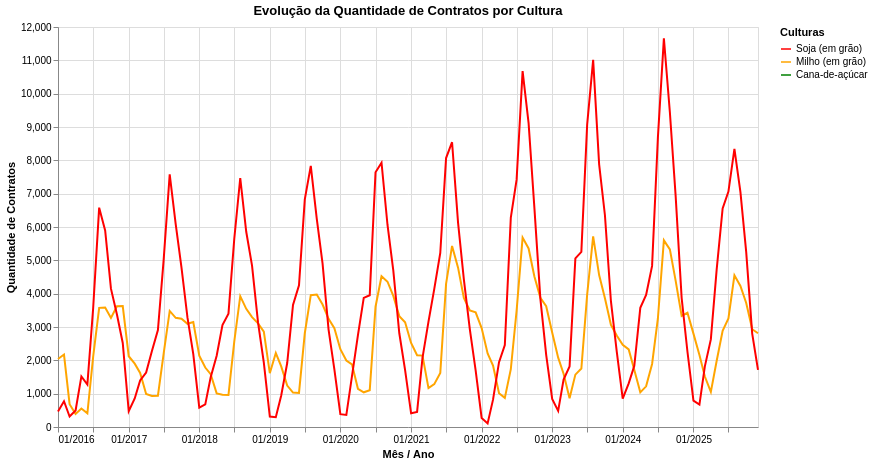

Notebook cell for this chart:
### Code cell
tabela_numero_contratos = sicor.groupby(['cultura','ano','mes']).size().reset_index(name='quantidade')

# Coluna com a data formatada adequadamente
tabela_numero_contratos['data'] = pd.to_datetime({
    'year': tabela_numero_contratos['ano'],
    'month': tabela_numero_contratos['mes'],
    # o dia é padronizado como o 1° dia de cada mês, porque a função exige que se passe um dia
    'day': 1
})

cores = alt.Scale(
    domain=['Soja (em grão)', 'Milho (em grão)', 'Cana-de-açúcar'],
    range=['red','orange','green']
)

grafico_numero_contratos = alt.Chart(tabela_numero_contratos).mark_line().encode(
    x=alt.X('yearmonth(data):T', 
        title='Mês / Ano',
        axis=alt.Axis(format="%m/%Y", tickCount={"interval": "month", "step": 6})
    ),
    y=alt.Y('quantidade:Q',
        title='Quantidade de Contratos',
    ),
    color=alt.Color('cultura:N', scale=cores, title= 'Culturas')
).properties(
    title='Evolução da Quantidade de Contratos por Cultura',
    width=700,
    height=400
)

grafico_numero_contratos

### Figure 1 — Vega-Lite specification as saved in the notebook (floating-point values rounded to 4 significant figures; data arrays with more than 128 entries replaced by an {"elided": "..."} marker saying what was removed)
{"config": {"view": {"continuousWidth": 300, "continuousHeight": 300}}, "data": {"name": "data-7fca62f8b6bbea7c607480dee7fe1c10"}, "mark": {"type": "line"}, "encoding": {"color": {"field": "cultura", "scale": {"domain": ["Soja (em grão)", "Milho (em grão)", "Cana-de-açúcar"], "range": ["red", "orange", "green"]}, "title": "Culturas", "type": "nominal"}, "x": {"axis": {"format": "%m/%Y", "tickCount": {"interval": "month", "step": 6}}, "field": "data", "timeUnit": "yearmonth", "title": "Mês / Ano", "type": "temporal"}, "y": {"field": "quantidade", "title": "Quantidade de Contratos", "type": "quantitative"}}, "height": 400, "title": "Evolução da Quantidade de Contratos por Cultura", "width": 700, "$schema": "https://vega.github.io/schema/vega-lite/v6.4.1.json", "datasets": {"data-7fca62f8b6bbea7c607480dee7fe1c10": {"elided": "358 records"}}}
